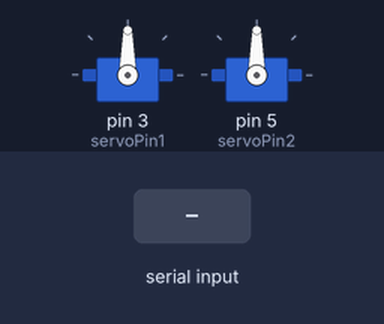
Simulated run of this sketch. Board: Arduino Uno, built with avr-gcc and run on an emulated ATmega328P. Parts: 2 × servo. The inputs (shaded band) are chosen by the test bench.

Above: at 1.2 s.
1.3 s: "90 45\n" received over Serial
At 2.5 s:
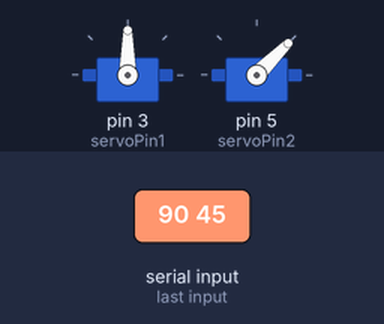
2.8 s: "30 150\n" received over Serial
At 3.8 s:
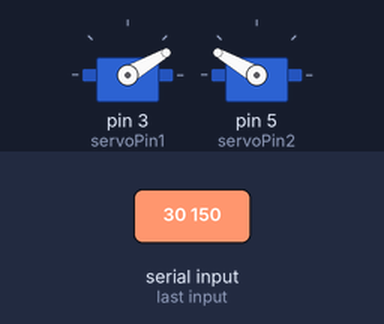
4.3 s: "5\n" received over Serial
At 4.8 s:
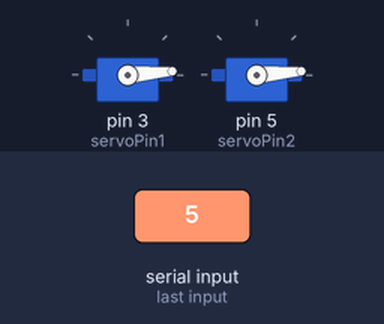
5.8 s: "200\n" received over Serial
At 7.0 s:
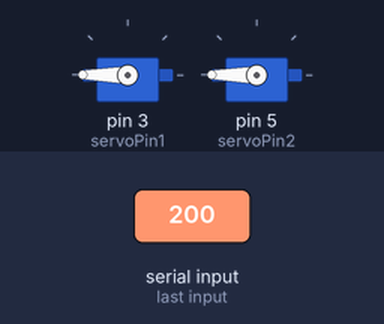
7.3 s: "1 90\n" received over Serial
At 8.4 s:
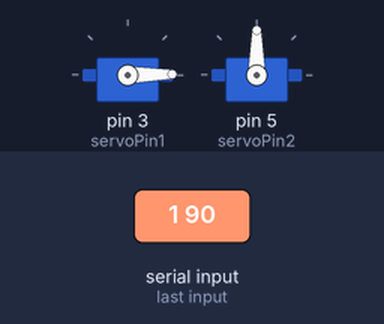
8.8 s: "90\n" received over Serial
At 9.5 s:
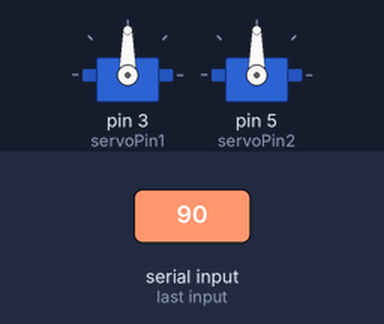
Timing chart, 0 to 11.3 s (numbered marks = the images above; inputs shaded):
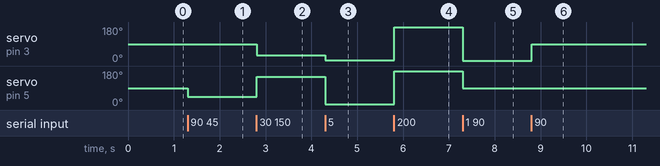

Measured:
- after the input at 1.3 s, servo on pin 5 (servoPin2): 90° → 45° at once
- after the input at 2.8 s, servo on pin 3 (servoPin1): 90° → 30° at once; servo on pin 5 (servoPin2): 45° → 150° at once
- after the input at 4.3 s, servo on pin 3 (servoPin1): 30° → 5° at once; servo on pin 5 (servoPin2): 150° → 5° at once
- after the input at 5.8 s, servo on pin 3 (servoPin1), servo on pin 5 (servoPin2): 5° → 180° at once
- after the input at 7.3 s, servo on pin 3 (servoPin1): 180° → 1° at once; servo on pin 5 (servoPin2): 180° → 90° at once
- after the input at 8.8 s, servo on pin 3 (servoPin1): 1° → 90° at once

The sketch:

computer_to_servo.ino
```cpp
#include <Servo.h>
Servo Servo1;
Servo Servo2;
//
int servoPin1 = 3;
//int potPin = A0;
int servoPin2 = 5;


int angle1 = 90;
int angle2 = 90;

//#include <Stepper.h>
//Stepper stepper1(2048,8,10,9,11);
//
//int stepper_speed = 10;
//int stepper_direction = 0;

void setup() {
  Serial.begin(9600);

  // put your setup code here, to run once:
  Servo1.attach(servoPin1);
  Servo1.write(angle1);

  Servo2.attach(servoPin2);
  Servo2.write(angle2);

//  stepper1.setSpeed(stepper_speed);
//  //stepper1.step(1024);

}

void loop() {
  // put your main code here, to run repeatedly:
    if(Serial.available()>0)
    {
      // Read the incoming string from Serial
      String msg = Serial.readStringUntil('\n');  // Read until newline character

      String strAngle = msg.substring(0, msg.indexOf(' '));
      angle1 = strAngle.toInt();

      strAngle = msg.substring(msg.indexOf(' ') + 1);
      angle2 = strAngle.toInt();

      //Serial.println("100");
      Servo1.write(angle1);
      Servo2.write(angle2);

    }
}
```
